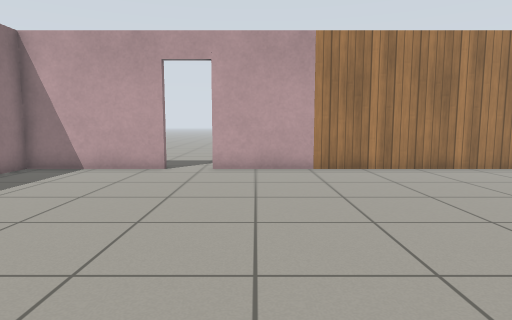
[1] (above)

12 first-person views from a walk through a Gazebo world. The camera is 0.82 m above the floor, tilts 6° down and sees 75° across. The floor is counted in squares, 0.5 m on a side. Each view is taken from the middle of a square. On the plan, view 1 faces up. The plan holds only what a view shows up to about 16 squares ahead; the rest is blank. Simple patterns stand in for the simulator's built-in surfaces.

[2]
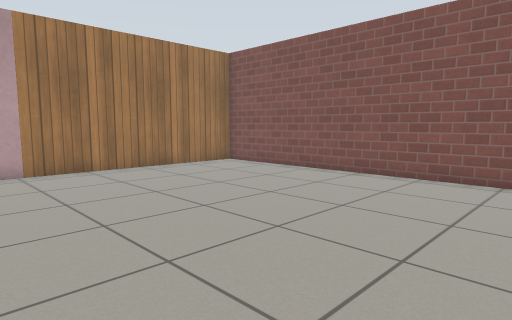

[3]
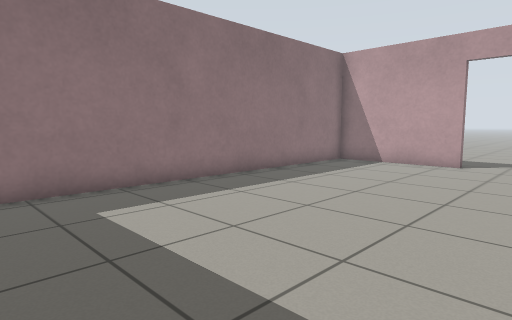

[4]
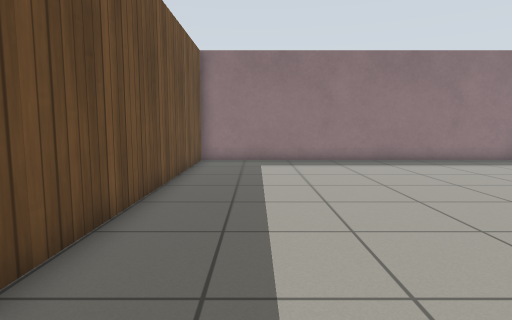

[5]
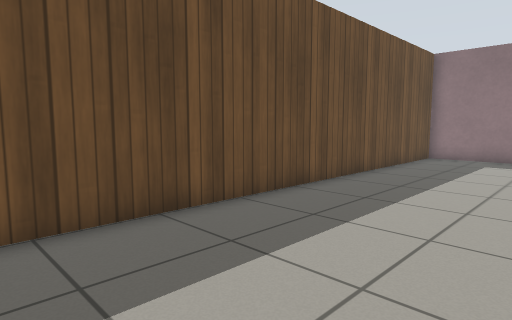

[6]
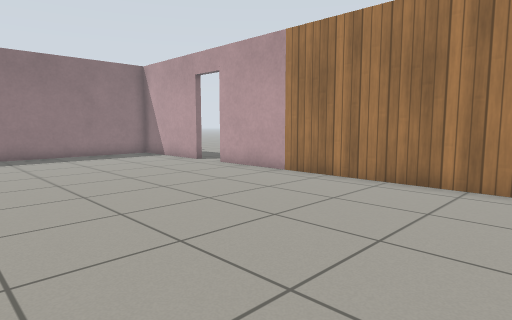

[7]
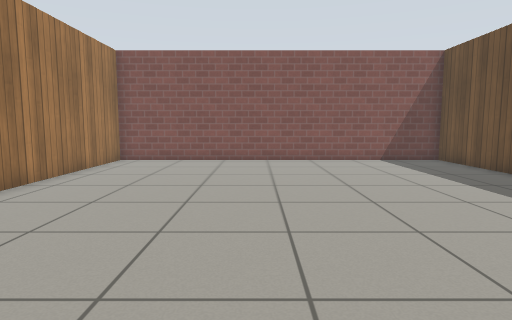

[8]
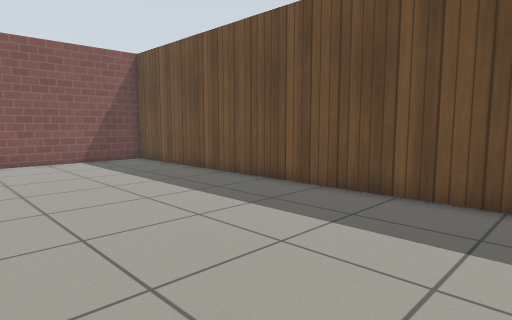

[9]
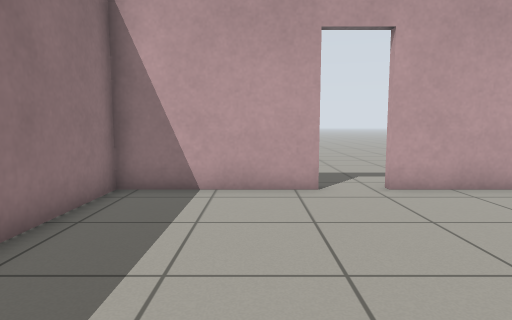

[10]
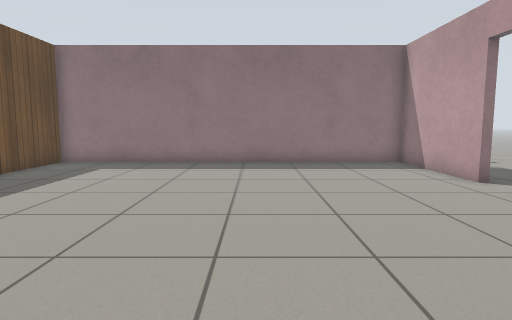

[11]
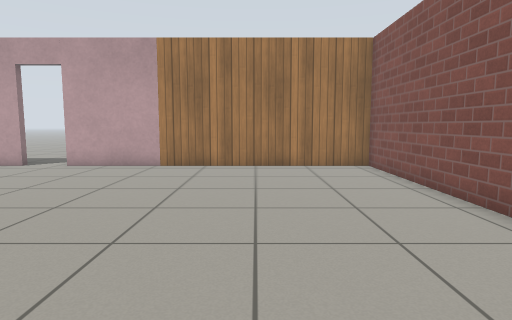

[12]
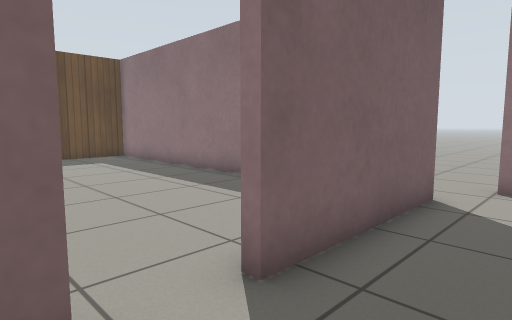

### Floor plan
Points are (right, up) in squares from view 1. A wall is a line through its corners. A room is listed if a view was taken in it or the views show most of it. See-through windows are left out.
Room 1 (views 1, 2, 3, 4, 5, 6, 7, 8, 9, 10, 11)
walls: (-3.4, 12.4) (-8.6, 12.4) (-8.6, -2.5) (10.5, -2.5) (10.5, 12.4) (-1.6, 12.4)
ways out: open door at (-2.5, 12.5) to room 2
Room 2 (view 12)
walls: (-1.6, 12.7) (-1.1, 12.7); (-8.9, 12.7) (-3.4, 12.7)
ways out: open door at (-2.5, 12.5) to room 1

Positions as (right, up) in squares from view 1, and headings:
1: (0, 0), facing up
2: (0, 0), facing up-right
3: (0, -2), facing up-left
4: (7, 0), facing left
5: (9, 3), facing down-left
6: (10, 3), facing up-left
7: (-5, 6), facing right
8: (-5, 5), facing down-right
9: (-5, 4), facing up
10: (6, 6), facing left
11: (6, -1), facing up
12: (-1, 15), facing down-left
